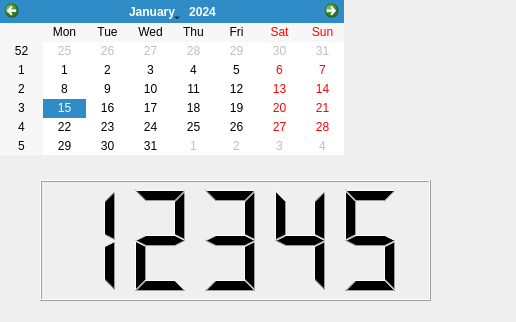
<ui version="4.0" >
 <class>CTryCustomWidgetsClass</class>
 <widget class="QWidget" name="CTryCustomWidgetsClass" >
  <property name="geometry" >
   <rect>
    <x>0</x>
    <y>0</y>
    <width>516</width>
    <height>322</height>
   </rect>
  </property>
  <property name="windowTitle" >
   <string>CTryCustomWidgets</string>
  </property>
  <widget class="QCalendarWidget" name="calendarWidget" >
   <property name="geometry" >
    <rect>
     <x>0</x>
     <y>0</y>
     <width>344</width>
     <height>155</height>
    </rect>
   </property>
  </widget>
  <widget class="AnalogClock" name="analogClock" >
   <property name="geometry" >
    <rect>
     <x>380</x>
     <y>20</y>
     <width>100</width>
     <height>100</height>
    </rect>
   </property>
   <property name="toolTip" >
    <string>The current time</string>
   </property>
   <property name="whatsThis" >
    <string>The analog clock widget displays the current time.</string>
   </property>
  </widget>
  <widget class="QLCDNumber" name="lcdNumber" >
   <property name="geometry" >
    <rect>
     <x>40</x>
     <y>180</y>
     <width>391</width>
     <height>121</height>
    </rect>
   </property>
   <property name="frameShape" >
    <enum>QFrame::Box</enum>
   </property>
   <property name="frameShadow" >
    <enum>QFrame::Raised</enum>
   </property>
   <property name="smallDecimalPoint" >
    <bool>true</bool>
   </property>
   <property name="segmentStyle" >
    <enum>QLCDNumber::Filled</enum>
   </property>
   <property name="intValue" stdset="0" >
    <number>12345</number>
   </property>
  </widget>
 </widget>
 <layoutdefault spacing="6" margin="11" />
 <customwidgets>
  <customwidget>
   <class>AnalogClock</class>
   <extends>QWidget</extends>
   <header>analogclock.h</header>
  </customwidget>
 </customwidgets>
 <resources/>
 <connections/>
</ui>
